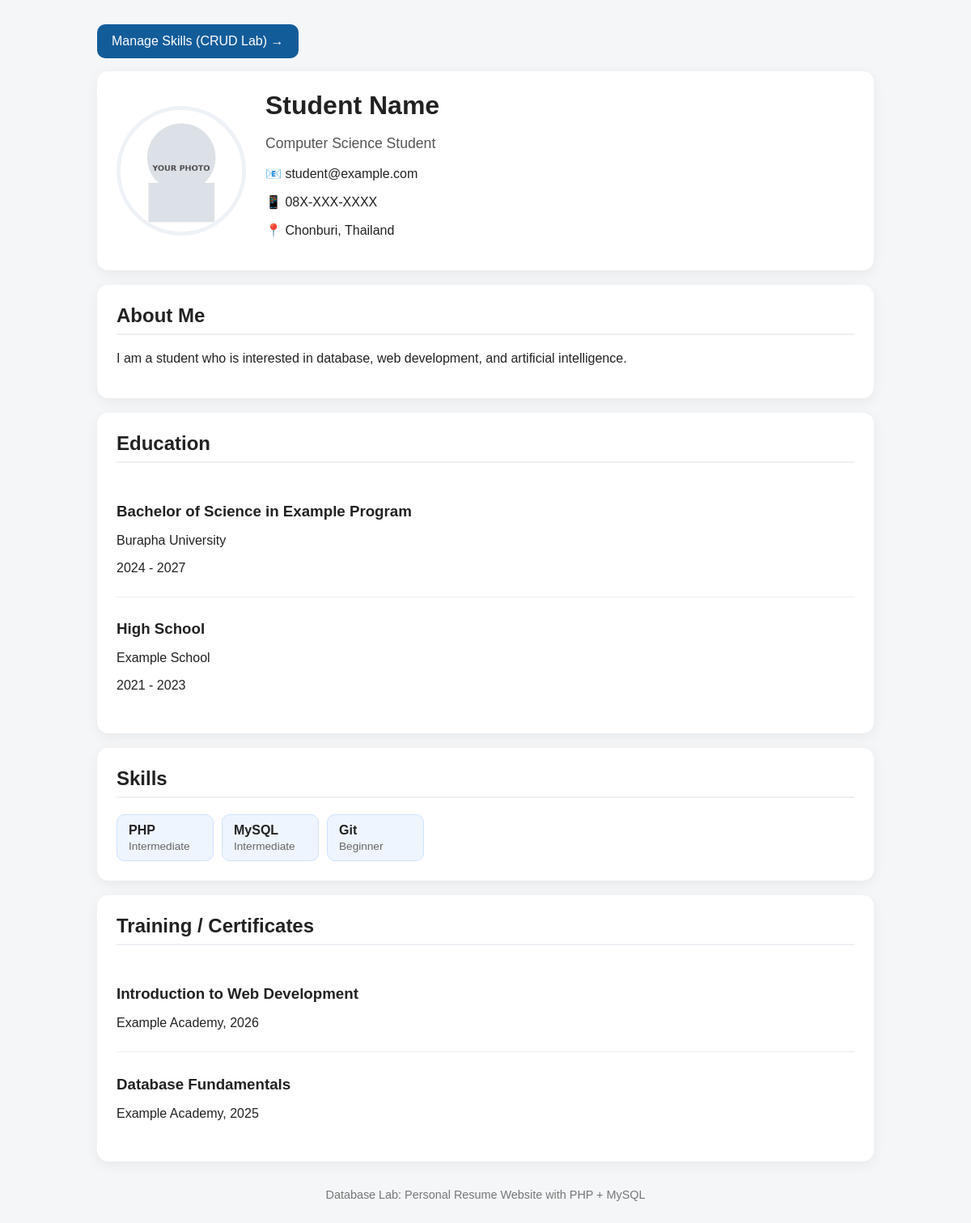
The page /student/student/index.php on the database its author committed.
### tables this page shows
CREATE TABLE profile (
    id INT AUTO_INCREMENT PRIMARY KEY,
    full_name VARCHAR(150) NOT NULL,
    headline VARCHAR(200),
    email VARCHAR(150),
    phone VARCHAR(30),
    address VARCHAR(255),
    about_me TEXT,
    photo VARCHAR(255)
);

CREATE TABLE education (
    id INT AUTO_INCREMENT PRIMARY KEY,
    profile_id INT NOT NULL,
    degree VARCHAR(200) NOT NULL,
    institution VARCHAR(200) NOT NULL,
    start_year YEAR,
    end_year YEAR,
    FOREIGN KEY (profile_id) REFERENCES profile(id) ON DELETE CASCADE
);

CREATE TABLE skill (
 id INT AUTO_INCREMENT PRIMARY KEY, profile_id INT NOT NULL,
 skill_name VARCHAR(120) NOT NULL, skill_level VARCHAR(50),
 CONSTRAINT fk_skill_profile FOREIGN KEY (profile_id) REFERENCES profile(id) ON DELETE CASCADE
);

CREATE TABLE training (
 id INT AUTO_INCREMENT PRIMARY KEY, profile_id INT NOT NULL,
 course_name VARCHAR(200) NOT NULL, organization VARCHAR(200), training_year YEAR,
 CONSTRAINT fk_training_profile FOREIGN KEY (profile_id) REFERENCES profile(id) ON DELETE CASCADE
);

### student/student/index.php (the view, shortened to what this page needs)
<?php
require_once 'config/db.php';
$profile = null;
$sql = "SELECT * FROM profile LIMIT 1";
$result = mysqli_query($conn, $sql);
if ($result && mysqli_num_rows($result) > 0) {
    $profile = mysqli_fetch_assoc($result);
}
$educations = [];
$sql = "SELECT * FROM education ORDER BY start_year DESC";
$result = mysqli_query($conn, $sql);
if ($result) {
    while ($row = mysqli_fetch_assoc($result)) {
        $educations[] = $row;
    }
}
$skills = [];
$stmt = mysqli_prepare($conn, 'SELECT skill_name, skill_level FROM skill WHERE profile_id = ? ORDER BY id');
if ($stmt) {
    $profileId = (int)($profile['id'] ?? 0);
    mysqli_stmt_bind_param($stmt, 'i', $profileId);
    mysqli_stmt_execute($stmt);
    $result = mysqli_stmt_get_result($stmt);
    while ($row = mysqli_fetch_assoc($result)) { $skills[] = $row; }
}
$trainings = [];
$stmt = mysqli_prepare($conn, 'SELECT course_name, organization, training_year FROM training WHERE profile_id = ? ORDER BY training_year DESC, id DESC');
if ($stmt) {
    $profileId = (int)($profile['id'] ?? 0);
    mysqli_stmt_bind_param($stmt, 'i', $profileId);
    mysqli_stmt_execute($stmt);
    $result = mysqli_stmt_get_result($stmt);
    while ($row = mysqli_fetch_assoc($result)) { $trainings[] = $row; }
}
?>
<!doctype html>
<html lang="th">
<head>
    <link rel="stylesheet" href="assets/css/style.css">
</head>
<body>
<div class="container">
    <p><a href="skills.php" style="display:inline-block;padding:12px 18px;background:#135c9a;color:white;border-radius:10px;text-decoration:none">Manage Skills (CRUD Lab) →</a></p>
    <header class="hero card">
        <img class="avatar" src="assets/images/<?php echo $profile ? htmlspecialchars($profile['photo']) : 'student.jpg'; ?>" alt="Profile Photo">
        <div>
            <h1><?php echo $profile ? htmlspecialchars($profile['full_name']) : 'Your Name'; ?></h1>
            <p class="headline"><?php echo $profile ? htmlspecialchars($profile['headline']) : 'Student Resume Website'; ?></p>
            <?php if ($profile): ?>
                <p>📧 <?php echo htmlspecialchars($profile['email']); ?></p>
                <p>📱 <?php echo htmlspecialchars($profile['phone']); ?></p>
                <p>📍 <?php echo htmlspecialchars($profile['address']); ?></p>
            <?php endif; ?>
        </div>
    </header>
    <section class="card">
        <h2>About Me</h2>
        <p><?php echo $profile ? nl2br(htmlspecialchars($profile['about_me'])) : 'Add your profile data in phpMyAdmin.'; ?></p>
    </section>
    <section class="card">
        <h2>Education</h2>
        <?php if (count($educations) > 0): ?>
            <?php foreach ($educations as $edu): ?>
                <div class="item">
                    <h3><?php echo htmlspecialchars($edu['degree']); ?></h3>
                    <p><?php echo htmlspecialchars($edu['institution']); ?></p>
                    <p><?php echo htmlspecialchars($edu['start_year']); ?> - <?php echo htmlspecialchars($edu['end_year']); ?></p>
                </div>
            <?php endforeach; ?>
        <?php else: ?>
            <p>No education data found.</p>
        <?php endif; ?>
    </section>
    <section class="card">
        <h2>Skills</h2>
        <div class="skills">
            <?php foreach ($skills as $skill): ?>
                <div class="skill-badge">
                    <strong><?php echo htmlspecialchars($skill['skill_name']); ?></strong>
                    <span><?php echo htmlspecialchars($skill['skill_level']); ?></span>
                </div>
            <?php endforeach; ?>
        </div>
    </section>
    <section class="card">
        <h2>Training / Certificates</h2>
        <?php foreach ($trainings as $training): ?>
            <div class="item">
                <h3><?php echo htmlspecialchars($training['course_name']); ?></h3>
                <p><?php echo htmlspecialchars($training['organization']); ?>, <?php echo htmlspecialchars($training['training_year']); ?></p>
            </div>
        <?php endforeach; ?>
    </section>
    <footer>
        Database Lab: Personal Resume Website with PHP + MySQL
    </footer>
</div>
</body>
</html>

### student/student/assets/css/style.css (style rules this page uses)
* { box-sizing: border-box; }
body { margin: 0; font-family: Arial, Tahoma, sans-serif; background: #f4f6f8; color: #222; }
.container { width: min(960px, 92%); margin: 30px auto; }
.card { background: white; border-radius: 14px; padding: 24px; margin-bottom: 18px; box-shadow: 0 4px 16px rgba(0,0,0,0.06); }
.hero { display: flex; align-items: center; gap: 24px; }
.avatar { width: 160px; height: 160px; object-fit: cover; border-radius: 50%; border: 5px solid #eef2f7; }
h1 { margin: 0 0 8px; font-size: 2rem; }
h2 { margin-top: 0; border-bottom: 2px solid #edf0f3; padding-bottom: 8px; }
h3 { margin-bottom: 5px; }
.headline { font-size: 1.1rem; color: #555; }
.item { padding: 10px 0; border-bottom: 1px solid #eee; }
.item:last-child { border-bottom: none; }
.skills { display: flex; flex-wrap: wrap; gap: 10px; }
.skill-badge { background: #eef5ff; border: 1px solid #cfe2ff; border-radius: 10px; padding: 10px 14px; display: flex; flex-direction: column; min-width: 120px; }
.skill-badge span { font-size: 0.85rem; color: #666; margin-top: 3px; }
footer { text-align: center; color: #777; padding: 15px; font-size: 0.9rem; }

### rows shown on the page
profile: photo (picture), full_name "Student Name", headline "Computer Science Student", email "student@example.com", phone "08X-XXX-XXXX", address "Chonburi, Thailand", about_me "I am a student who is interested in database, web development, and artificial intelligence."
education: degree "Bachelor of Science in Example Program", institution "Burapha University", start_year "2024", end_year "2027"
education: degree "High School", institution "Example School", start_year "2021", end_year "2023"
skill: skill_name "PHP", skill_level "Intermediate"
skill: skill_name "MySQL", skill_level "Intermediate"
skill: skill_name "Git", skill_level "Beginner"
training: course_name "Introduction to Web Development", organization "Example Academy", training_year "2026"
training: course_name "Database Fundamentals", organization "Example Academy", training_year "2025"
